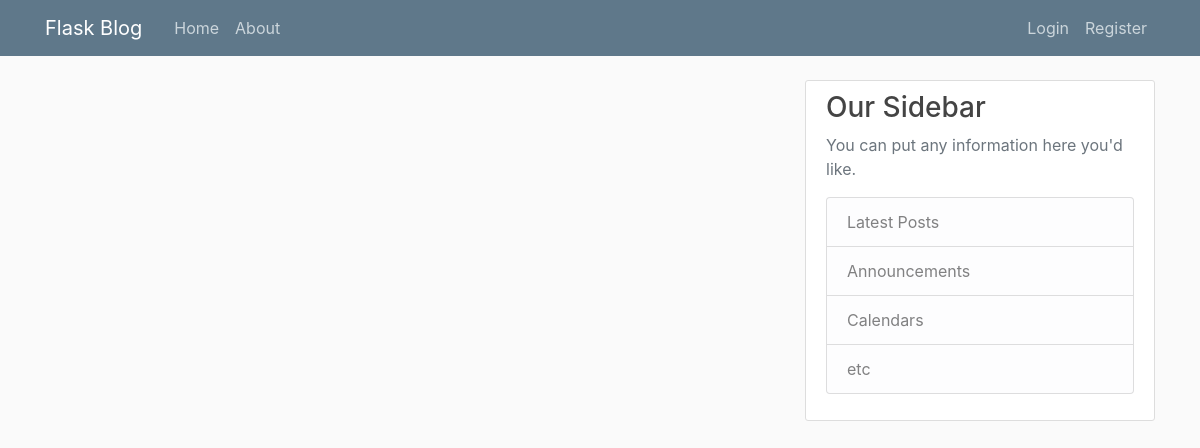
The app's page /home, older data.
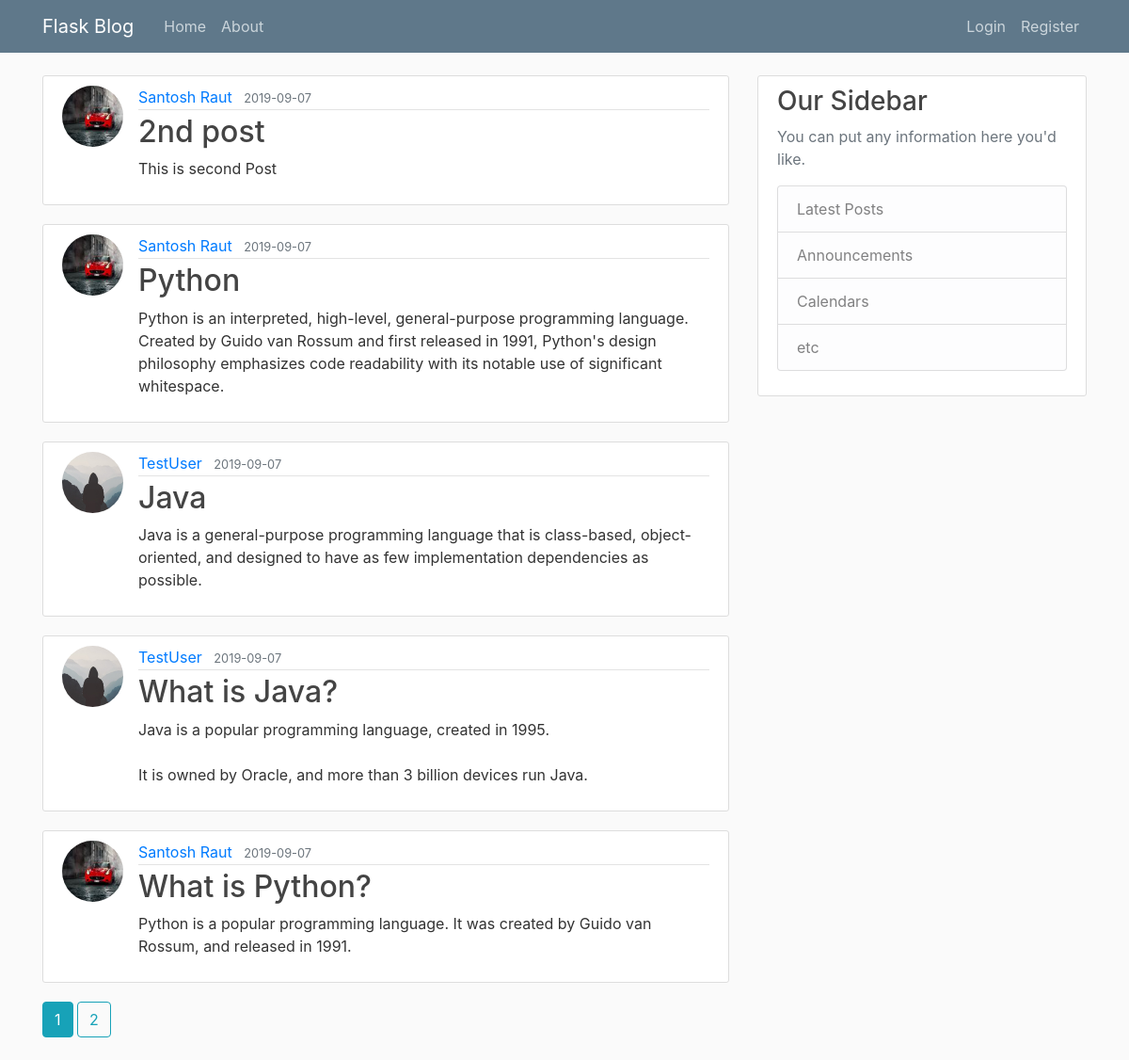
The same page, newer data.
### flaskblog/models.py (models this page shows, shortened)
class Post(db.Model):
    id = db.Column( db.Integer, primary_key = True )
    title = db.Column(db.String(100), nullable=False )
    date_posted = db.Column(db.DateTime, nullable=False, default=datetime.utcnow())
    content = db.Column(db.Text, nullable=False)
    user_id = db.Column(db.Integer, db.ForeignKey('user.id'), nullable=False)

class User(db.Model, UserMixin):
    id = db.Column( db.Integer, primary_key = True )
    username = db.Column(db.String(20), unique=True, nullable=False )
    email = db.Column(db.String(120), unique=True, nullable=False)
    image_file = db.Column(db.String(120), nullable=False, default='default.jpg')
    password = db.Column(db.String(60), nullable=False)
    posts = db.relationship('Post', backref='author', lazy=True)

### flaskblog/main/routes.py (the view)
@main.route("/")
@main.route("/home")
def home():
    page = request.args.get('page', 1, type=int)
    posts = Post.query.order_by(Post.date_posted.desc()).paginate(page=page, per_page=5)
    return render_template('home.html', posts=posts)

### flaskblog/templates/home.html
{% extends 'layout.html' %}
{% block content %}
    {% for post in posts.items %}
        <article class="media content-section">
            <img class="rounded-circle article-img" src="{{ url_for('static', filename='profile_pics/' + post.author.image_file)}}">
            <div class="media-body">
                <div class="article-metadata">
                  <a class="mr-2" href="{{ url_for('users.user_posts', username=post.author.username) }}">{{ post.author.username }}</a>
                  <small class="text-muted">{{ post.date_posted.strftime('%Y-%m-%d') }}</small>
                </div>
                <h2><a class="article-title" href="{{ url_for('posts.post', post_id=post.id) }}">{{ post.title }}</a></h2>
                <p class="article-content">{{ post.content }}</p>
            </div>
        </article>
    {% endfor %}
    {% for page_num in posts.iter_pages(left_edge=1, right_edge=1, left_current=1, right_current=2) %}
        {% if page_num %}
            {% if posts.page == page_num %}
                <a class="btn btn-info mb-4" href="{{ url_for('main.home', page=page_num) }}">{{ page_num }}</a>
            {% else %}
                <a class="btn btn-outline-info mb-4" href="{{ url_for('main.home', page=page_num) }}">{{ page_num }}</a>
            {% endif %}
        {% else %}
            ...
        {% endif %}
    {% endfor %}
{% endblock %}

### flaskblog/templates/layout.html (shortened to what this page needs)
<!DOCTYPE html>
<html lang="en">
<head>
    <link rel="stylesheet" href="https://maxcdn.bootstrapcdn.com/bootstrap/4.0.0/css/bootstrap.min.css">
    <link rel="stylesheet" type="text/css" href="{{ url_for('static', filename='style.css')}} ">
</head>
<body>
    <header class="site-header">
      <nav class="navbar navbar-expand-md navbar-dark bg-steel fixed-top">
        <div class="container">
          <a class="navbar-brand mr-4" href="/">Flask Blog</a>
          <div class="collapse navbar-collapse" id="navbarToggle">
            <div class="navbar-nav mr-auto">
              <a class="nav-item nav-link" href="{{ url_for('main.home') }}">Home</a>
              <a class="nav-item nav-link" href="{{ url_for('main.about') }}">About</a>
            </div>
            <div class="navbar-nav">
                {% if current_user.is_authenticated %}
                    <a class="nav-item nav-link" href="{{ url_for('posts.new_post') }}">New Post</a>
                    <a class="nav-item nav-link" href="{{ url_for('users.account') }}">Account</a>
                    <a class="nav-item nav-link" href="{{ url_for('users.logout') }}">Logout</a>
                {% else %}
                    <a class="nav-item nav-link" href="{{ url_for('users.login') }}">Login</a>
                    <a class="nav-item nav-link" href="{{ url_for('users.register') }}">Register</a>
                {% endif %}
            </div>
          </div>
        </div>
      </nav>
    </header>
    <main role="main" class="container">
      <div class="row">
        <div class="col-md-8">
          {% block content %}{% endblock %}
        </div>
        <div class="col-md-4">
          <div class="content-section">
            <h3>Our Sidebar</h3>
            <p class='text-muted'>You can put any information here you'd like.
              <ul class="list-group">
                <li class="list-group-item list-group-item-light">Latest Posts</li>
                <li class="list-group-item list-group-item-light">Announcements</li>
                <li class="list-group-item list-group-item-light">Calendars</li>
                <li class="list-group-item list-group-item-light">etc</li>
              </ul>
            </p>
          </div>
        </div>
      </div>
    </main>
</body>
</html>

### flaskblog/static/style.css (style rules this page uses)
body { background: #fafafa; color: #333333; margin-top: 5rem; }
h1, h2, h3, h4, h5, h6 { color: #444444; }
.bg-steel { background-color: #5f788a; }
.site-header .navbar-nav .nav-link { color: #cbd5db; }
.content-section { background: #ffffff; padding: 10px 20px; border: 1px solid #dddddd; border-radius: 3px; margin-bottom: 20px; }
.article-title { color: #444444; }
.article-content { white-space: pre-line; }
.article-img { height: 65px; width: 65px; margin-right: 16px; }
.article-metadata { padding-bottom: 1px; margin-bottom: 4px; border-bottom: 1px solid #e3e3e3 }

Row changes from the older to the newer data that the page shows:
added Post: image_file (picture), author.username "Santosh Raut", date_posted "2019-09-07", title "2nd post", content "This is second Post"
added Post: image_file (picture), author.username "Santosh Raut", date_posted "2019-09-07", title "Python", content "Python is an interpreted, high-level, general-purpose programming language. Created by Guido van Rossum and first released in 1991, Python's design philosophy emphasizes code readability with its notable use of significant whitespace."
added Post: image_file (placeholder picture), author.username "TestUser", date_posted "2019-09-07", title "Java", content "Java is a general-purpose programming language that is class-based, object-oriented, and designed to have as few implementation dependencies as possible."
added Post: image_file (placeholder picture), author.username "TestUser", date_posted "2019-09-07", title "What is Java?", content "Java is a popular programming language, created in 1995. It is owned by Oracle, and more than 3 billion devices run Java."
added Post: image_file (picture), author.username "Santosh Raut", date_posted "2019-09-07", title "What is Python?", content "Python is a popular programming language. It was created by Guido van Rossum, and released in 1991."
Text that changed along with them:
new list line: "1"
new list line: "2"
